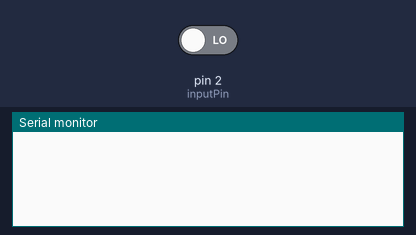
Recording of a sketch running on a simulated Arduino Uno, built with avr-gcc and run on an emulated ATmega328P. Shown: the last lines printed to the serial monitor. The inputs (shaded band) are chosen by the test bench; at power-on: pin 2 (inputPin) LOW.

Above: at 1.2 s.
1.3 s: pin 2 (inputPin) driven HIGH
At 2.2 s:
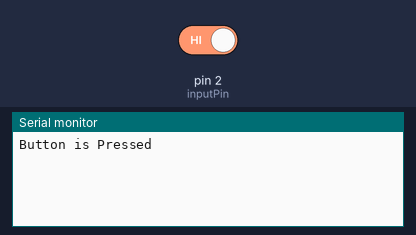
2.8 s: pin 2 (inputPin) driven LOW
At 3.4 s:
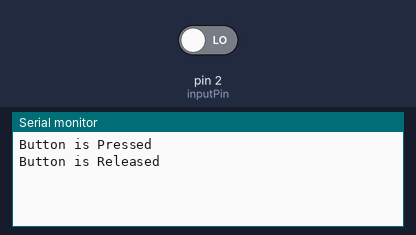

Measured:
- after the input at 1.3 s, the serial monitor: prints a new line at once (image 1)
- after the input at 2.8 s, the serial monitor: prints a new line at once (image 2)

The sketch:

DigitalInput.ino
```cpp
int inputPin = 2;
int prevButtonState = 0;

void setup()
{
  pinMode(inputPin, INPUT);
  Serial.begin(9600);
}

void loop()
{
  int buttonState = digitalRead(inputPin);

  if(prevButtonState != buttonState) {
    if (buttonState == HIGH) {
      Serial.println("Button is Pressed");
      delay(1000);
    } else {
      Serial.println("Button is Released");
      delay(1000);
    }

    prevButtonState = buttonState;
  }
}
```
